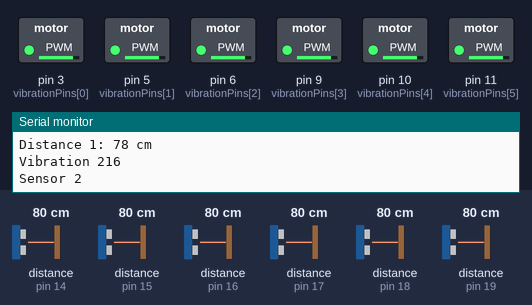
Simulated run of this sketch. Board: Arduino Uno, built with avr-gcc and run on an emulated ATmega328P. On the bench: switched loads named in the sketch (green lamp = pin HIGH), the last lines printed to the serial monitor. Wiring (inferred from the names in the program): 6 × ultrasonic range finder: trigger pin 2, echo pin 14 / trigger pin 4, echo pin 15 / trigger pin 7, echo pin 16 / trigger pin 8, echo pin 17 / trigger pin 12, echo pin 18 / trigger pin 13, echo pin 19. Inputs (shaded band) come from the test bench; at power-on: distance to the obstacle (sensors on pin 14, pin 17, pin 15, pin 16, pin 18, pin 19) 80 cm. The echo pulse lasts 58.3 µs per cm; pins used as bus, display or sensor lines are not drawn.

Above: at 1.2 s.
1.3 s: distance to the obstacle (sensor on pin 14) set to 299 cm
At 2.4 s:
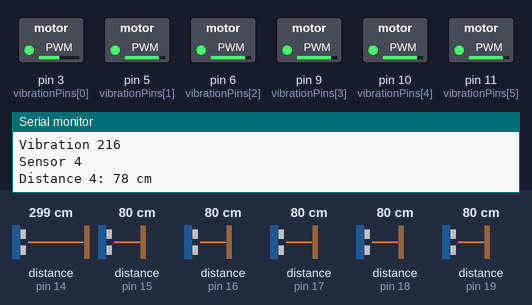
2.8 s: distance to the obstacle (sensor on pin 17) set to 250 cm
At 4.0 s:
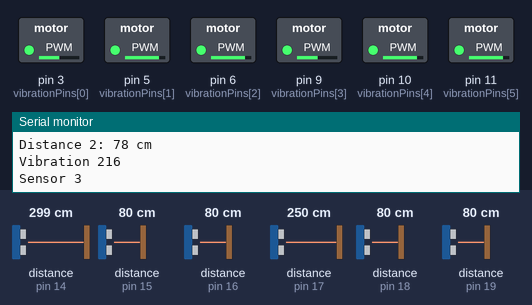
4.3 s: distance to the obstacle (sensor on pin 15) set to 250 cm
At 5.4 s:
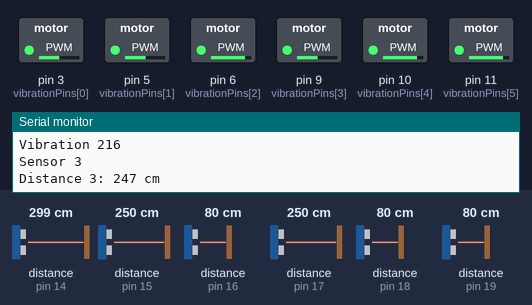
5.9 s: distance to the obstacle (sensor on pin 16) set to 250 cm
At 7.1 s:
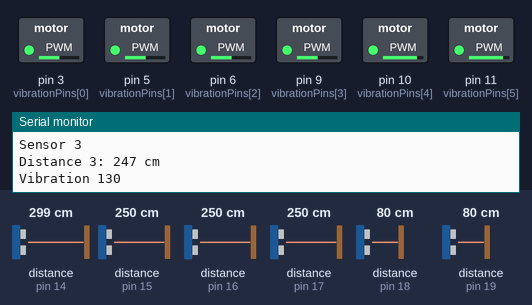
7.6 s: distance to the obstacle (sensor on pin 18) set to 250 cm
At 8.8 s:
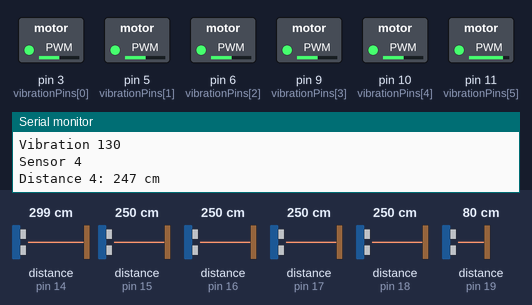
9.1 s: distance to the obstacle (sensor on pin 19) set to 250 cm
At 10.0 s:
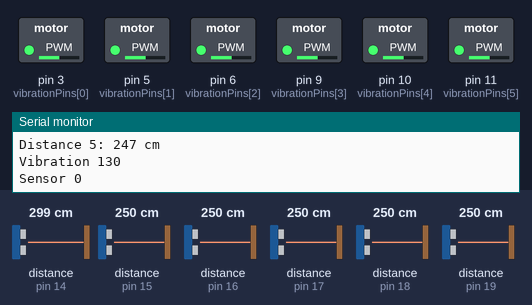
Timing chart, 0 to 11.8 s (numbered marks = the images above; inputs shaded):
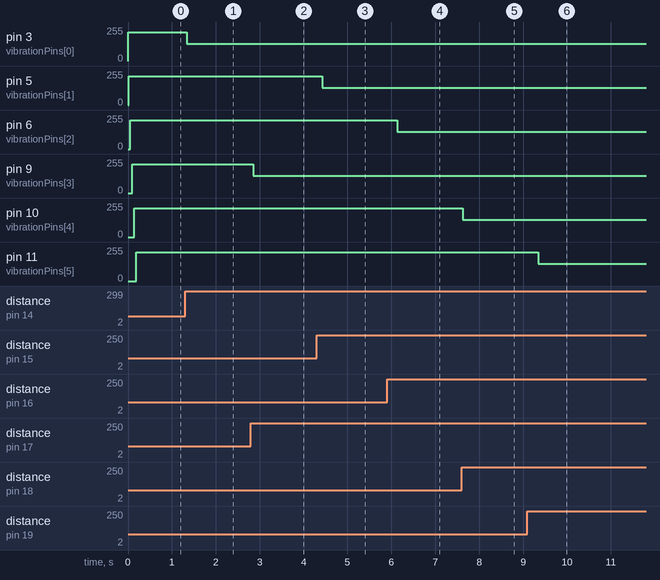

The sketch:

echo_location.ino
```cpp
// echo location Idea Hacks LA 2024 Project

#define NUM_SENSORS 6
const int trigPins[NUM_SENSORS] = {2, 4, 7, 8, 12, 13};
const int echoPins[NUM_SENSORS] = {14, 15, 16, 17, 18, 19};
const int vibrationPins[NUM_SENSORS] = {3, 5, 6, 9, 10, 11};

long durations[NUM_SENSORS];
int distances[NUM_SENSORS];
int vibration[NUM_SENSORS];

void setup()
{
  // put your setup code here, to run once:
  pinMode(LED_BUILTIN, OUTPUT);
  Serial.begin(9600);
  for (int i = 0; i < NUM_SENSORS; i++)
  {
    pinMode(trigPins[i], OUTPUT);
    pinMode(echoPins[i], INPUT);
    pinMode(vibrationPins[i], OUTPUT);
  }
}

void loop()
{
  // put your main code here, to run repeatedly:
  for (int i = 0; i < NUM_SENSORS; i++)
  {
    Serial.print("Sensor ");
    Serial.println(i);
    digitalWrite(trigPins[i], LOW);
    delayMicroseconds(2);

    // Send a 10 microsecond pulse to the trigger pin
    digitalWrite(trigPins[i], HIGH);
    delayMicroseconds(10);
    digitalWrite(trigPins[i], LOW);

    // Read the duration of the pulse from the echo pin
    durations[i] = pulseIn(echoPins[i], HIGH);

    // Calculate the distance in centimeters
    distances[i] = durations[i] * 0.034 / 2;

    // Print the distance to the serial monitor
    Serial.print("Distance ");
    Serial.print(i);
    Serial.print(": ");
    Serial.print(distances[i]);
    Serial.println(" cm");

    int vib = min(distances[i], 250);
    vibration[i] = map(vib, 0, 250, 255, 128);
    analogWrite(vibrationPins[i], vibration[i]);
    Serial.print("Vibration ");
    Serial.println(vibration[i]);
    // Wait for a short time before taking the next measurement
    delay(10);
  }
}
```

Measured:
- after the input at 1.3 s, pin 3 (vibrationPins[0]): 216/255 → 128/255 at once
- after the input at 2.8 s, pin 9 (vibrationPins[3]): 216/255 → 130/255 after 0.05 s
- after the input at 4.3 s, pin 5 (vibrationPins[1]): 216/255 → 130/255 after 0.12 s
- after the input at 5.9 s, pin 6 (vibrationPins[2]): 216/255 → 130/255 after 0.23 s
- after the input at 7.6 s, pin 10 (vibrationPins[4]): 216/255 → 130/255 at once
- after the input at 9.1 s, pin 11 (vibrationPins[5]): 216/255 → 130/255 after 0.25 s
